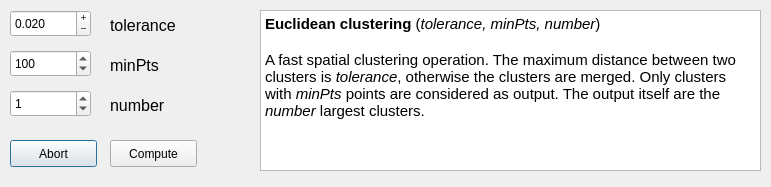
<?xml version="1.0" encoding="UTF-8"?>
<ui version="4.0">
 <class>Dialog_Euclidean_Clustering</class>
 <widget class="QDialog" name="Dialog_Euclidean_Clustering">
  <property name="geometry">
   <rect>
    <x>0</x>
    <y>0</y>
    <width>771</width>
    <height>187</height>
   </rect>
  </property>
  <property name="windowTitle">
   <string>Choose thresholds</string>
  </property>
  <widget class="QDoubleSpinBox" name="box_tolerance">
   <property name="geometry">
    <rect>
     <x>10</x>
     <y>10</y>
     <width>81</width>
     <height>27</height>
    </rect>
   </property>
   <property name="buttonSymbols">
    <enum>QAbstractSpinBox::PlusMinus</enum>
   </property>
   <property name="decimals">
    <number>3</number>
   </property>
   <property name="minimum">
    <double>0.005000000000000</double>
   </property>
   <property name="maximum">
    <double>0.200000000000000</double>
   </property>
   <property name="singleStep">
    <double>0.005000000000000</double>
   </property>
   <property name="value">
    <double>0.020000000000000</double>
   </property>
  </widget>
  <widget class="QPushButton" name="abort">
   <property name="geometry">
    <rect>
     <x>10</x>
     <y>140</y>
     <width>87</width>
     <height>27</height>
    </rect>
   </property>
   <property name="text">
    <string>Abort</string>
   </property>
  </widget>
  <widget class="QPushButton" name="compute">
   <property name="geometry">
    <rect>
     <x>110</x>
     <y>140</y>
     <width>87</width>
     <height>27</height>
    </rect>
   </property>
   <property name="text">
    <string>Compute</string>
   </property>
  </widget>
  <widget class="QLabel" name="label_2">
   <property name="geometry">
    <rect>
     <x>110</x>
     <y>10</y>
     <width>141</width>
     <height>31</height>
    </rect>
   </property>
   <property name="font">
    <font>
     <pointsize>12</pointsize>
    </font>
   </property>
   <property name="text">
    <string>tolerance</string>
   </property>
   <property name="alignment">
    <set>Qt::AlignLeading|Qt::AlignLeft|Qt::AlignVCenter</set>
   </property>
  </widget>
  <widget class="QSpinBox" name="box_minsize">
   <property name="geometry">
    <rect>
     <x>10</x>
     <y>50</y>
     <width>81</width>
     <height>27</height>
    </rect>
   </property>
   <property name="minimum">
    <number>1</number>
   </property>
   <property name="maximum">
    <number>10000</number>
   </property>
   <property name="value">
    <number>100</number>
   </property>
  </widget>
  <widget class="QSpinBox" name="box_numbercluster">
   <property name="geometry">
    <rect>
     <x>10</x>
     <y>90</y>
     <width>81</width>
     <height>27</height>
    </rect>
   </property>
   <property name="value">
    <number>1</number>
   </property>
  </widget>
  <widget class="QLabel" name="label_3">
   <property name="geometry">
    <rect>
     <x>110</x>
     <y>50</y>
     <width>141</width>
     <height>31</height>
    </rect>
   </property>
   <property name="font">
    <font>
     <pointsize>12</pointsize>
    </font>
   </property>
   <property name="text">
    <string>minPts</string>
   </property>
   <property name="alignment">
    <set>Qt::AlignLeading|Qt::AlignLeft|Qt::AlignVCenter</set>
   </property>
  </widget>
  <widget class="QLabel" name="label_4">
   <property name="geometry">
    <rect>
     <x>110</x>
     <y>90</y>
     <width>141</width>
     <height>31</height>
    </rect>
   </property>
   <property name="font">
    <font>
     <pointsize>12</pointsize>
    </font>
   </property>
   <property name="text">
    <string>number</string>
   </property>
   <property name="alignment">
    <set>Qt::AlignLeading|Qt::AlignLeft|Qt::AlignVCenter</set>
   </property>
  </widget>
  <widget class="QTextBrowser" name="textBrowser">
   <property name="geometry">
    <rect>
     <x>260</x>
     <y>10</y>
     <width>501</width>
     <height>161</height>
    </rect>
   </property>
   <property name="html">
    <string>&lt;!DOCTYPE HTML PUBLIC &quot;-//W3C//DTD HTML 4.0//EN&quot; &quot;http://www.w3.org/TR/REC-html40/strict.dtd&quot;&gt;
&lt;html&gt;&lt;head&gt;&lt;meta name=&quot;qrichtext&quot; content=&quot;1&quot; /&gt;&lt;style type=&quot;text/css&quot;&gt;
p, li { white-space: pre-wrap; }
&lt;/style&gt;&lt;/head&gt;&lt;body style=&quot; font-family:'Ubuntu'; font-size:11pt; font-weight:400; font-style:normal;&quot;&gt;
&lt;p style=&quot; margin-top:0px; margin-bottom:0px; margin-left:0px; margin-right:0px; -qt-block-indent:0; text-indent:0px;&quot;&gt;&lt;span style=&quot; font-weight:600;&quot;&gt;Euclidean clustering&lt;/span&gt; (&lt;span style=&quot; font-style:italic;&quot;&gt;tolerance, minPts, number&lt;/span&gt;)&lt;/p&gt;
&lt;p style=&quot;-qt-paragraph-type:empty; margin-top:0px; margin-bottom:0px; margin-left:0px; margin-right:0px; -qt-block-indent:0; text-indent:0px;&quot;&gt;&lt;br /&gt;&lt;/p&gt;
&lt;p style=&quot; margin-top:0px; margin-bottom:0px; margin-left:0px; margin-right:0px; -qt-block-indent:0; text-indent:0px;&quot;&gt;A fast spatial clustering operation. The maximum distance between two clusters is &lt;span style=&quot; font-style:italic;&quot;&gt;tolerance&lt;/span&gt;, otherwise the clusters are merged. Only clusters with &lt;span style=&quot; font-style:italic;&quot;&gt;minPts&lt;/span&gt; points are considered as output. The output itself are the &lt;span style=&quot; font-style:italic;&quot;&gt;number&lt;/span&gt; largest clusters.&lt;/p&gt;&lt;/body&gt;&lt;/html&gt;</string>
   </property>
  </widget>
 </widget>
 <resources/>
 <connections/>
</ui>
